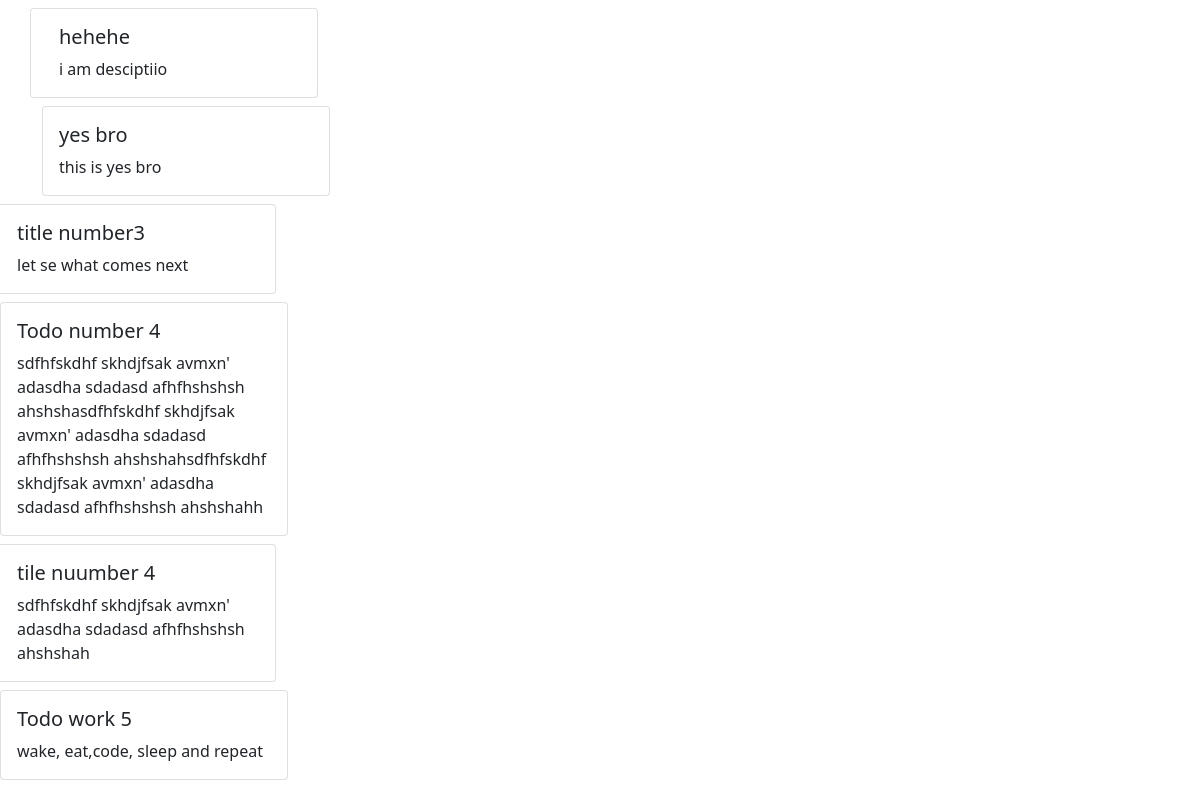
The page / on the database its author committed.
### todoapp/models.py (models this page shows)
class Todo(models.Model):
    post_id = models.AutoField(primary_key=True)
    title = models.CharField(max_length=50)
    description = models.CharField(max_length=500, default="")
    def __str__(self):
        return self.title

### todoapp/views.py (the view)
# urls.py: path("", views.ind, name="blogHome"),
def ind(request):
    myposts= Todo.objects.all()
    print(myposts)
    return render(request, 'todo.html', {'myposts': myposts})

### todoapp/templates/todo.html (shortened to what this page needs)
<!doctype html>
<html lang="en">
  <head>
    <link href="https://cdn.jsdelivr.net/npm/bootstrap@5.1.1/dist/css/bootstrap.min.css" rel="stylesheet">
  </head>
  <body>
  <div class="container">
<div class="row my-2">
    {% for item in myposts %}
    <div class="card" style="width: 18rem;">
  <div class="card-body">
    <h5 class="card-title">{{item.title}}</h5>
    <p class="card-text">{{item.description}}</p>
  </div>
</div>
</div>
{% if forloop.counter|divisibleby:2 %}
    </div><div class="row my-2">
    {% endif %}
    {% endfor %}
  </body>
</html>

### rows shown on the page
Todo: title "hehehe", description "i am desciptiio"
Todo: title "yes bro", description "this is yes bro"
Todo: title "title number3", description "let se what comes next"
Todo: title "Todo number 4", description "sdfhfskdhf skhdjfsak avmxn' adasdha sdadasd afhfhshshsh ahshshasdfhfskdhf skhdjfsak avmxn' adasdha sdadasd afhfhshshsh ahshshahsdfhfskdhf skhdjfsak avmxn' adasdha sdadasd afhfhshshsh ahshshahh"
Todo: title "tile nuumber 4", description "sdfhfskdhf skhdjfsak avmxn' adasdha sdadasd afhfhshshsh ahshshah"
Todo: title "Todo work 5", description "wake, eat,code, sleep and repeat"
